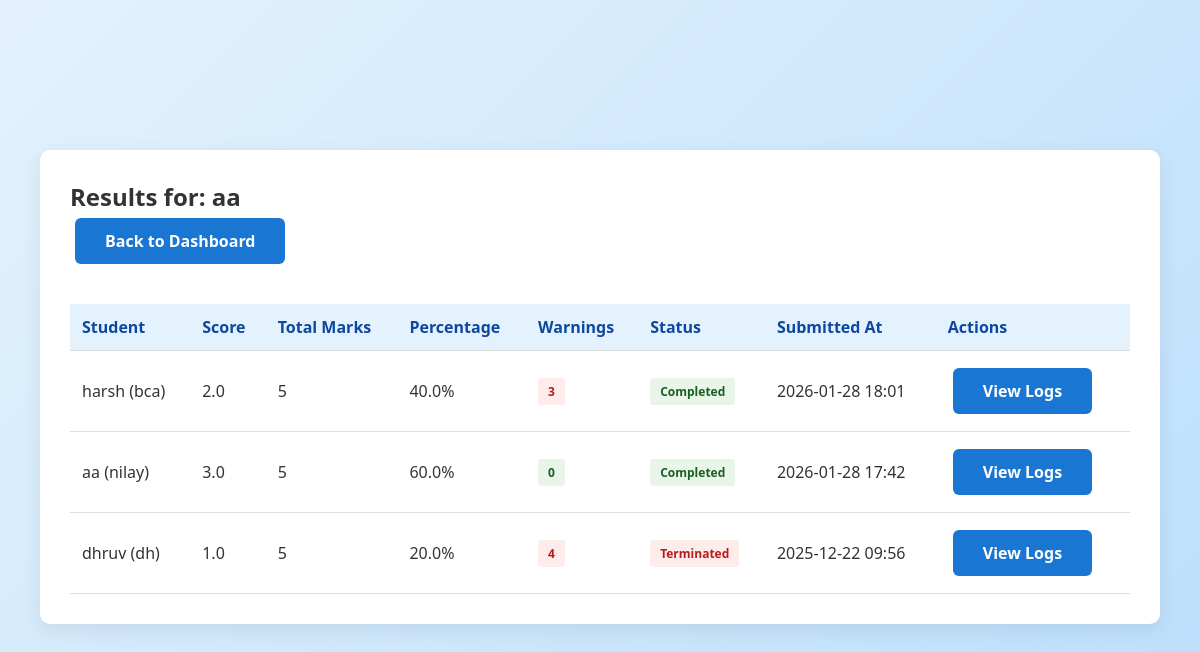
The page /admin/view-results/11 (signed in) on the database its author committed.
### tables this page shows
CREATE TABLE exams (
        id INTEGER PRIMARY KEY AUTOINCREMENT,
        title TEXT NOT NULL,
        description TEXT,
        duration_minutes INTEGER NOT NULL,
        passing_score REAL,
        is_active INTEGER DEFAULT 1,
        created_at TIMESTAMP DEFAULT CURRENT_TIMESTAMP
    );

CREATE TABLE student_attempts (
        id INTEGER PRIMARY KEY AUTOINCREMENT,
        student_id INTEGER NOT NULL,
        exam_id INTEGER NOT NULL,
        score REAL,
        total_marks INTEGER,
        answers TEXT,
        started_at TIMESTAMP DEFAULT CURRENT_TIMESTAMP,
        submitted_at TIMESTAMP,
        status TEXT DEFAULT 'in_progress',
        warnings_count INTEGER DEFAULT 0,
        violation_reason TEXT,
        FOREIGN KEY (student_id) REFERENCES users(id),
        FOREIGN KEY (exam_id) REFERENCES exams(id)
    );

CREATE TABLE users (
        id INTEGER PRIMARY KEY AUTOINCREMENT,
        username TEXT UNIQUE NOT NULL,
        password TEXT NOT NULL,
        email TEXT,
        full_name TEXT,
        role TEXT NOT NULL,
        created_at TIMESTAMP DEFAULT CURRENT_TIMESTAMP
    );

### admin_routes.py (the view)
@admin_bp.route('/view-results/<int:exam_id>')
def view_results(exam_id):
    if session.get('role') != 'admin':
        return redirect(url_for('admin_login'))
    conn = get_db()
    exam = conn.execute('SELECT * FROM exams WHERE id = ?', (exam_id,)).fetchone()
    results = conn.execute('''SELECT sa.*, u.username, u.full_name
                              FROM student_attempts sa
                              JOIN users u ON sa.student_id = u.id
                              WHERE sa.exam_id = ? AND sa.status IN ("completed", "terminated")
                              ORDER BY sa.submitted_at DESC''',
                           (exam_id,)).fetchall()
    conn.close()
    return render_template('admin/view_results.html', exam=exam, results=results)

### admin_routes.py (called while the page is built)
def get_db():
    conn = sqlite3.connect('exam_system.db')
    conn.row_factory = sqlite3.Row
    return conn

### templates/admin/view_results.html (shortened to what this page needs)
<!DOCTYPE html>
<html lang="en">
<head>
    <link rel="stylesheet" href="{{ url_for('static', filename='css/style.css') }}">
</head>
<body>
    <div class="container">
        <div class="dashboard">
            <h2>Results for: {{ exam['title'] }}</h2>
            <a href="{{ url_for('admin_dashboard') }}" class="btn btn-secondary" style="margin-bottom: 20px;">Back to Dashboard</a>
            {% if results %}
            <table class="table">
                <thead>
                    <tr>
                        <th>Student</th>
                        <th>Score</th>
                        <th>Total Marks</th>
                        <th>Percentage</th>
                        <th>Warnings</th>
                        <th>Status</th>
                        <th>Submitted At</th>
                        <th>Actions</th>
                    </tr>
                </thead>
                <tbody>
                    {% for result in results %}
                    <tr>
                        <td>{{ result['full_name'] }} ({{ result['username'] }})</td>
                        <td>{{ result['score'] }}</td>
                        <td>{{ result['total_marks'] }}</td>
                        <td>{{ ((result['score'] / result['total_marks']) * 100)|round(2) }}%</td>
                        <td>
                            {% if result['warnings_count'] == 0 %}
                                <span class="badge badge-success">{{ result['warnings_count'] }}</span>
                            {% elif result['warnings_count'] < 3 %}
                                <span class="badge badge-warning">{{ result['warnings_count'] }}</span>
                            {% else %}
                                <span class="badge badge-danger">{{ result['warnings_count'] }}</span>
                            {% endif %}
                        </td>
                        <td>
                            {% if result['status'] == 'completed' %}
                                <span class="badge badge-success">Completed</span>
                            {% elif result['status'] == 'terminated' %}
                                <span class="badge badge-danger">Terminated</span>
                            {% endif %}
                        </td>
                        <td>{{ result['submitted_at'][:16] }}</td>
                        <td>
                            <a href="{{ url_for('admin.view_logs', attempt_id=result['id']) }}" class="btn btn-secondary">View Logs</a>
                        </td>
                    </tr>
                    {% endfor %}
                </tbody>
            </table>
            {% else %}
            <p>No student has completed this exam yet.</p>
            {% endif %}
        </div>
    </div>
</body>
</html>

### static/css/style.css (style rules this page uses)
* { margin: 0; padding: 0; box-sizing: border-box; }
body { font-family: 'Segoe UI', Tahoma, Geneva, Verdana, sans-serif; background: linear-gradient(135deg, #e3f2fd, #bbdefb); min-height: 100vh; padding: 40px; color: #333; }
.container { max-width: 1200px; margin: 0 auto; padding-top: 90px; }
.btn { display: inline-block; padding: 12px 30px; margin: 5px; border-radius: 6px; text-decoration: none; font-weight: 600; transition: all 0.3s; border: none; cursor: pointer; font-size: 16px; }
.btn-primary, .btn-success, .btn-secondary { background: #1976d2; color: white; }
.dashboard { background: white; border-radius: 10px; padding: 30px; margin-top: 20px; box-shadow: 0 6px 20px rgba(0, 0, 0, 0.08); }
.table { width: 100%; border-collapse: collapse; margin-top: 20px; }
.table th, .table td { padding: 12px; text-align: left; border-bottom: 1px solid #ddd; }
.table th { background: #e3f2fd; font-weight: 600; color: #0d47a1; }
.badge { display: inline-block; padding: 5px 10px; border-radius: 3px; font-size: 12px; font-weight: 600; }
.badge-success { background: #e8f5e9; color: #1b5e20; }
.badge-danger { background: #fdecea; color: #b71c1c; }

### rows shown on the page
exams: title "aa"
student_attempts: full_name "harsh", username "bca", score "2.0", total_marks "5", ((result['score']/result['total_marks'])*100)|round(2) "40.0", warnings_count "3", status "Completed", submitted_at "2026-01-28 18:01"
student_attempts: full_name "aa", username "nilay", score "3.0", total_marks "5", ((result['score']/result['total_marks'])*100)|round(2) "60.0", warnings_count "0", status "Completed", submitted_at "2026-01-28 17:42"
student_attempts: full_name "dhruv", username "dh", score "1.0", total_marks "5", ((result['score']/result['total_marks'])*100)|round(2) "20.0", warnings_count "4", status "Terminated", submitted_at "2025-12-22 09:56"
